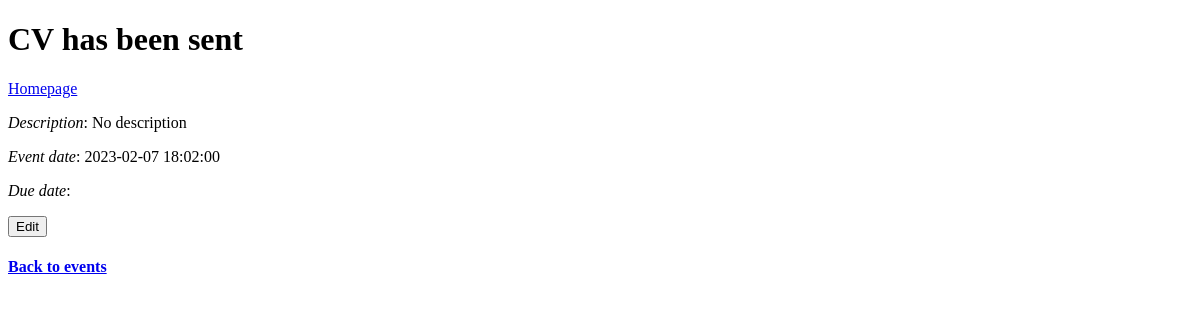
The page /vacancy/1/event/1 on the database as committed earlier.
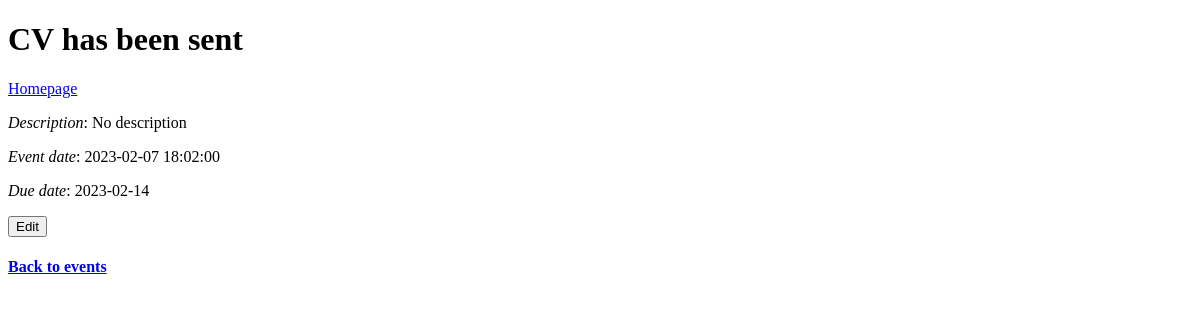
The same page on the database as committed later.
### models.py (models this page shows, shortened)
class Event(Base):
    __tablename__ = 'event'
    id = Column(Integer, primary_key=True, autoincrement=True)
    event_date = Column(DateTime, default=datetime.utcnow())
    vacancy_id = Column(Integer, ForeignKey('vacancy.id'), nullable=False)
    title = Column(String(120), nullable=False)
    description = Column(Text, nullable=True)
    status = Column(Integer, nullable=False)
    due_to_date = Column(String(10), nullable=True)

### app.py (the view, shortened to what this page needs)
@app.route('/vacancy/<int:vacancy_id>/event/<int:event_id>', methods=['GET', 'POST'])
def vacancy_event(vacancy_id, event_id):
    db.init_db()
    specific_event = db.db_session.query(Event).filter_by(id=event_id, vacancy_id=vacancy_id).first()
    return render_template('event.html',
                           specific_event=specific_event)

### templates/event.html (shortened to what this page needs)
{% extends 'base.html' %}
{% block body %}
<h1>{{ specific_event.title }}</h1>
<p><a href="/">Homepage</a></p>
<p><i>Description</i>: {{ specific_event.description }}</p>
<p><i>Event date</i>: {{ specific_event.event_date }}</p>
<p><i>Due date</i>: {{ specific_event.due_to_date }}</p>
<p><button id="edit_button" onclick="show_event_edit_form()">Edit</button></p>
    <h4><a href="/vacancy/{{specific_event.vacancy_id }}/events">Back to events</a></h4>
{% endblock %}

Rows that differ between the two databases and show on the page:
changed Event "CV has been sent": due_to_date (not shown) → "2023-02-14"
